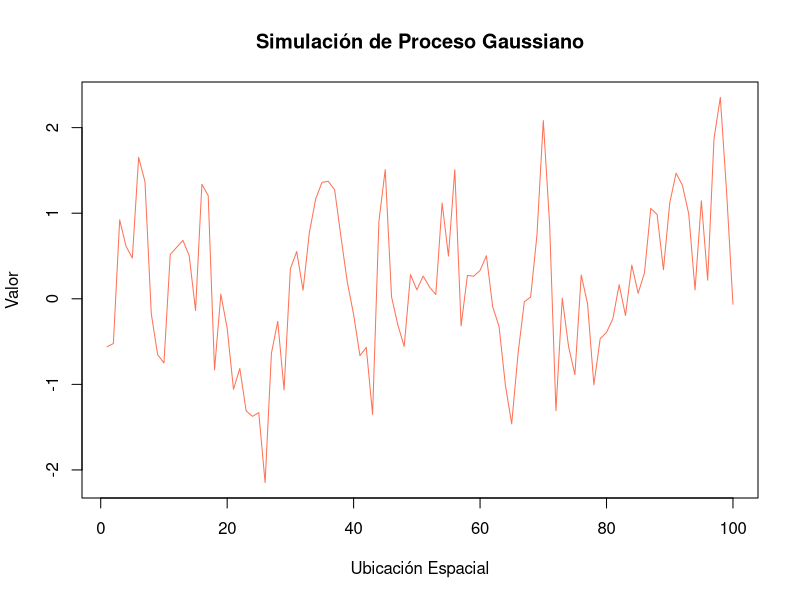
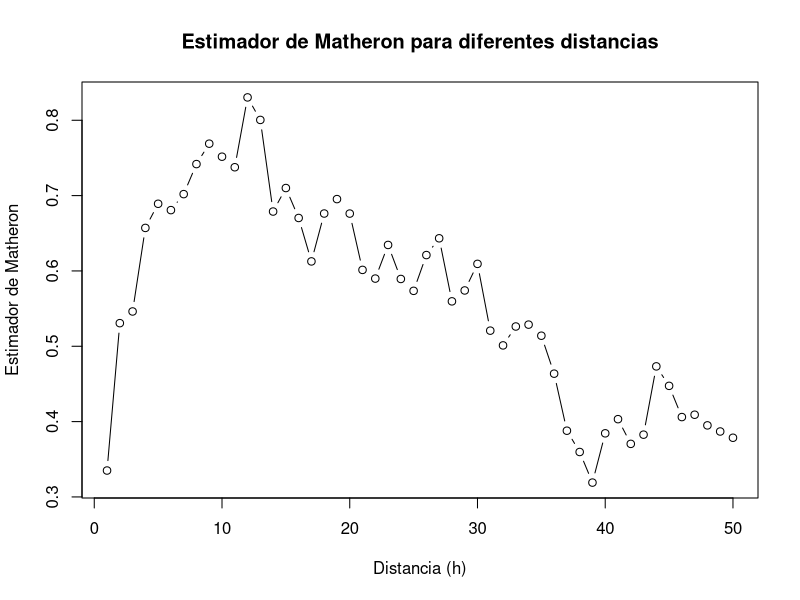
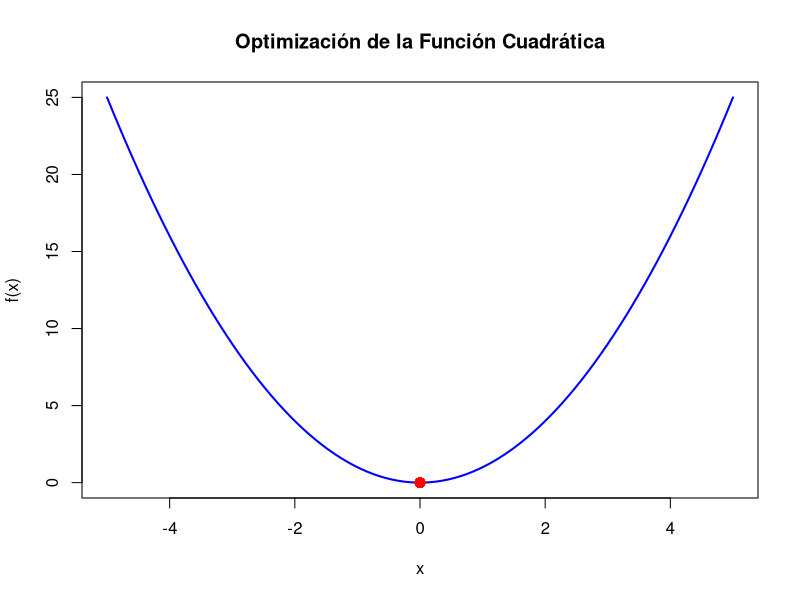

The R script that drew these images, in order:
## ---- chunk 1
knitr::opts_chunk$set(echo = TRUE)
library(MASS)
library(fields)

## ---- chunk 2
set.seed(12345)

n <- 100
sigma <- 1
phi <- 2

# Define la matriz de distancias
dist_matrix <- matrix(0, n, n)
for (i in 1:n) {
  for (j in 1:n) {
    dist_matrix[i, j] <- abs(i - j)}}

# Define la función de covarianza exponencial
cov_exponential <- function(h, sigma, phi) {
  return(sigma^2 * exp(-h / phi))}

Sigma <- cov_exponential(dist_matrix, sigma, phi) #matriz de covarianza

mu <- rep(0, n) #Vector de medias

# Simula un proceso gaussiano
set.seed(123)
simulated_data <- rmvnorm(1, mean = mu, sigma = Sigma)

# View(simulated_data)
## ---- chunk 3
# Visualiza los datos simulados
plot(1:n, simulated_data, type = "l", main = "Simulación de Proceso Gaussiano",
     xlab = "Ubicación Espacial", ylab = "Valor", col = "coral1")
## ---- chunk 4
# Calcular estimador de Matheron para diferentes distancias h
distancias_h <- 1:50

resultados_matheron <- numeric(length(distancias_h))  # Vector para almacenar resultados

estimador_matheron <- function(datos, h) {
  n <- length(datos)
  suma <- 0
  for (i in 1:(n - h)) {
    suma <- suma + (datos[i] - datos[i + h])^2}
  return((1 / (2 * (n-1)))*suma)}


# Calcular estimador de Matheron para cada h
for (i in seq_along(distancias_h)) {
  resultado_matheron <- estimador_matheron(simulated_data, distancias_h[i])
  resultados_matheron[i] <- resultado_matheron
}

# Graficar resultados
plot(distancias_h, resultados_matheron, type = "b", 
     main = "Estimador de Matheron para diferentes distancias",
     xlab = "Distancia (h)", ylab = "Estimador de Matheron")

## ---- chunk 5
# Definir la función objetivo cuadrática
objective_function <- function(x) {
  return(x^2)
}
# Especificar el valor inicial de x
initial_x <- 2

# Aplicar optimización
suppressWarnings(result <- optim(par = initial_x, fn = objective_function))

# Mostrar los resultados
cat("Valor mínimo de x:", result$par, "\n")
cat("Valor mínimo de la función:", result$value, "\n")

## ---- chunk 6

# Graficar la función y el mínimo encontrado
x_values <- seq(-5, 5, length.out = 100)
y_values <- objective_function(x_values)

plot(x_values, y_values, type = "l", lwd = 2, col = "blue",
     main = "Optimización de la Función Cuadrática",
     xlab = "x", ylab = "f(x)")

points(result$par, result$value, col = "red", pch = 16, cex = 1.5)
## ---- chunk 7
# Definir la función objetivo (negativo del logaritmo de la verosimilitud)
neg_log_likelihood <- function(params, data, dist_matrix) {
  sigma_sq <- params[1]
  phi <- params[2]
  n <- length(data)
  
  # Matriz de covarianza exponencial
  Sigma <- sigma_sq * exp(-dist_matrix / phi)
  
  # Convertir data en un vector
  data_vector <- as.vector(data)
  
  # Logaritmo de la verosimilitud
  log_likelihood <- -0.5 * log(det(Sigma)) - 0.5 * t(data_vector) %*% solve(Sigma) %*% data_vector
  
  return(-log_likelihood)  # Negativo del logaritmo de la verosimilitud
}

# Datos y matriz de distancias
data <- as.matrix(simulated_data)

# Parámetros iniciales y restricciones
initial_params <- c(1, 1)  # Valores iniciales de los parámetros
lower_bound <- c(0, 0)      # Límites inferiores para los parámetros
upper_bound <- c(Inf, Inf)   # Límites superiores para los parámetros

# Optimización usando optim
optimal_params <- optim(par = initial_params, fn = neg_log_likelihood, 
                        data = data, dist_matrix = dist_matrix, 
                        method = "L-BFGS-B", lower = lower_bound, upper = upper_bound)$par
## ---- chunk 8
# Imprimir resultados
cat("Estimación de sigma^2:", optimal_params[1], "\n")
cat("Estimación de phi:", optimal_params[2], "\n")
